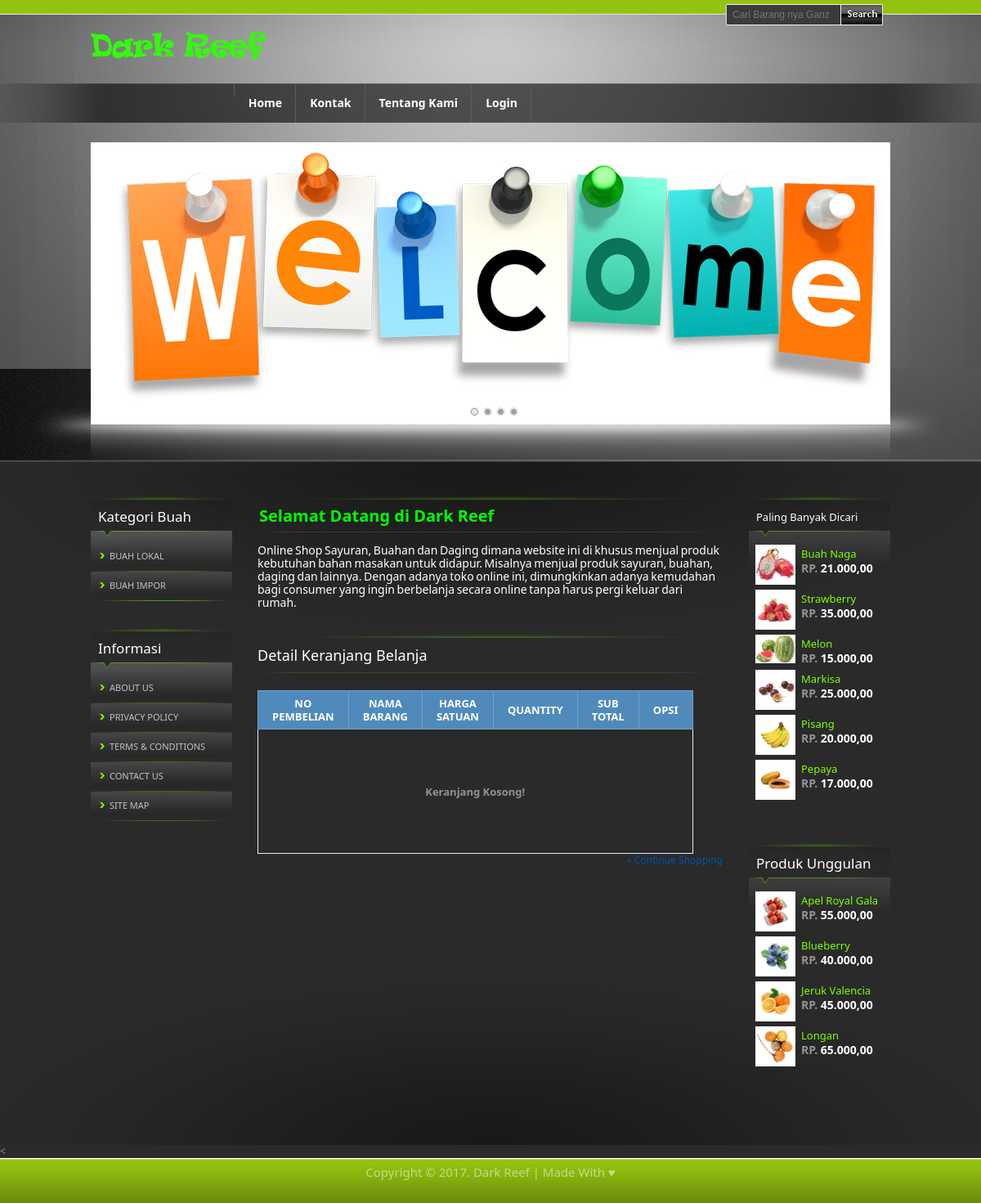
The app's page /detail.php with its own data.
### tables this page shows
CREATE TABLE IF NOT EXISTS `buah` (
  `id` int(11) NOT NULL AUTO_INCREMENT,
  `kategori` int(11) NOT NULL,
  `nama_buah` varchar(100) DEFAULT NULL,
  `deskripsi` text NOT NULL,
  `gambar` varchar(100) NOT NULL,
  `produk_unggulan` varchar(10) NOT NULL,
  `harga` int(100) DEFAULT NULL,
  `status` varchar(10) NOT NULL,
  `stok` int(3) NOT NULL,
  `paling_dicari` varchar(10) NOT NULL,
  PRIMARY KEY (`id`)
);

### detail.php (the view, shortened to what this page needs)
<?php
include "config/koneksi.php";
?>
<!DOCTYPE html PUBLIC "-//W3C//DTD XHTML 1.0 Transitional//EN" "http://www.w3.org/TR/xhtml1/DTD/xhtml1-transitional.dtd">
<html lang="en-US" xmlns="http://www.w3.org/1999/xhtml" dir="ltr">
<head>
	<link rel="stylesheet" href="css/style.css" type="text/css" media="all" />
</head>
<body>
	<div id="wrapper">
		<div id="search">
			<div class="shell">
				<form action="#" method="get" accept-charset="utf-8">
					<div class="container">
						<input type="text" name="cari" class="selectbox" placeholder="Cari Barang nya Ganz..." />
					</div>
					<input class="search-button" type="submit" value="Submit" />
				</form>
			</div>
		</div>
		<div id="header" class="shell">
			<h1 id="logo"><img src="css/images/logos.png" alt="Dark Reef" />&nbsp;</h1>
		</div>
		<div id="navigation">
			<div class="shell">
					<li>
					</li>
					<li><a href="index.php" title="Home">Home</a></li>
					<li><a href="#" title="Account">Kontak</a></li>
					<li><a href="#" title="Contact">Tentang Kami</a></li>
					<?php
					  if (empty($_SESSION[username]))
						echo '<li><a href="login.php">Login</a></li>'; ?>
			</div>
		</div>
		<div id="slider">
			<div class="slider-outer">
				<div class="slider-inner shell">
					<ul class="slider-items">
						<li>
							<img src="css/images/slide-img1.jpg" alt="Slide Image 1" />
							<div class="slide-entry">
							</div>
						</li>
					</ul>
					<div class="slider-controls">
					</div>
				</div>
			</div>
		</div>
		<div id="main">
			<div class="inner">
				<div class="shell">
					<div id="left-sidebar" class="sidebar">
						<ul>
							<li class="widget">
								<h2>Kategori Buah</h2>
								<div class="widget-entry">
									<ul>
										<li><a href="buah-lokal.php" title="Buah Lokal"><span>Buah Lokal</span></a></li>
										<li><a href="buah-lokal.php" title="Buah Impor"><span>Buah Impor</span></a></li>
									</ul>
								</div>
							</li>
							<li class="widget">
								<h2>Informasi</h2>
								<div class="widget-entry">
									<ul>
										<li><a href="#" title="About Us"><span>About Us</span></a></li>
										<li><a href="#" title="Privacy Policy"><span>Privacy Policy</span></a></li>
										<li><a href="#" title="Terms &amp; Conditions"><span>Terms &amp; Conditions</span></a></li>
										<li><a href="#" title="Contact Us"><span>Contact Us</span></a></li>
										<li class="last"><a href="#" title="Site Map"><span>Site Map</span></a></li>
									</ul>
								</div>
							</li>
						</ul>
					</div>
					<div id="content">
						<div class="post">
							<h2><span class="style2">Selamat Datang di Dark Reef</span><span class="title-bottom">&nbsp;</span></h2>
							<p class="style1">Online Shop Sayuran, Buahan dan Daging dimana website ini di khusus menjual produk kebutuhan bahan masakan untuk didapur. Misalnya menjual produk sayuran, buahan, daging dan lainnya. Dengan adanya toko online ini, dimungkinkan adanya kemudahan bagi consumer yang ingin berbelanja secara online tanpa harus pergi keluar dari rumah.</p>
						</div>
						<div id="products">
							<h2><span class="style4">Detail Keranjang Belanja</span><span class="title-bottom">&nbsp;</span></h2>
							<table width="200" height="200" class="demo-table" weight="500">
							<thead>
							  <tr>
								<th><center>No Pembelian</center></th>
								<th><center>Nama Barang</center></th>
								<th><center>Harga Satuan</center></th>
								<th><center>Quantity</center></th>
								<th><center>Sub Total</center></th>
								<th><center>Opsi</center></th>
							  </tr>
							  </thead>
							  <?php
    $total = 0;
            ?>
                         <?php
				if($total == 0){
					echo '<tr><th colspan="7" align="center">Keranjang Kosong!</th></tr></table>';
					echo '<p><div align="right">
						<a href="index.php" class="btn btn-primary btn-lg">&laquo; Continue Shopping</a>
						</div></p>';
				}
				?>
						</div>
					</div>
					<div id="right-sidebar" class="sidebar">
						<ul>
							<li class="widget products-box">
								<h2><font size="-1">Paling Banyak Dicari</font></h2>
								<div class="widget-entry">
									<ul>
										<?php
                    $sql = mysqli_query($koneksi, "SELECT * FROM buah where kategori='2' and id='7'");
					if(mysqli_num_rows($sql) == 0){
						echo "Tidak ada produk!";
					}else{
						while($data = mysqli_fetch_assoc($sql)){
                    		?>
										<li>
											<a href="detailproduk.php?kd=<?php echo $data['id'];?>" title="Buah Naga">
												<img src="css/images/<?php echo $data['gambar']; ?>" />
												<span class="info">
													<span class="title"><?php echo $data['nama_buah']; ?></span>
													<span class="price"><span>Rp. </span><?php echo number_format($data['harga'],2,",",".");?></span>
												</span>
											</a>
										</li>
										<?php
              }
              }
              ?>
			  							<?php
                    $sql = mysqli_query($koneksi, "SELECT * FROM buah where kategori='2' and id='8'");
					if(mysqli_num_rows($sql) == 0){
						echo "Tidak ada produk!";
					}else{
						while($data = mysqli_fetch_assoc($sql)){
                    		?>
										<li>
											<a href="detailproduk.php?kd=<?php echo $data['id'];?>" title="Strawberry">
												<img src="css/images/<?php echo $data['gambar']; ?>" />
												<span class="info">
													<span class="title"><?php echo $data['nama_buah']; ?></span>
													<span class="price"><span>Rp. </span><?php echo number_format($data['harga'],2,",",".");?></span>
												</span>
											</a>
										</li>
										<?php
              }
              }
              ?>
										<?php
                    $sql = mysqli_query($koneksi, "SELECT * FROM buah where kategori='2' and id='9'");
					if(mysqli_num_rows($sql) == 0){
						echo "Tidak ada produk!";
					}else{
						while($data = mysqli_fetch_assoc($sql)){
                    		?>
										<li>
											<a href="detailproduk.php?kd=<?php echo $data['id'];?>" title="Melon">
												<img src="css/images/<?php echo $data['gambar']; ?>" />
												<span class="info">
													<span class="title"><?php echo $data['nama_buah']; ?></span>
													<span class="price"><span>Rp. </span><?php echo number_format($data['harga'],2,",",".");?></span>
												</span>
											</a>
										</li>
										<?php
              }
              }
              ?>
										<?php
                    $sql = mysqli_query($koneksi, "SELECT * FROM buah where kategori='2' and id='10'");
					if(mysqli_num_rows($sql) == 0){
						echo "Tidak ada produk!";
					}else{
						while($data = mysqli_fetch_assoc($sql)){
                    		?>
										<li>
											<a href="detailproduk.php?kd=<?php echo $data['id'];?>" title="Markisa">
												<img src="css/images/<?php echo $data['gambar']; ?>" />
												<span class="info">
													<span class="title"><?php echo $data['nama_buah']; ?></span>
													<span class="price"><span>Rp. </span><?php echo number_format($data['harga'],2,",",".");?></span>
												</span>
											</a>
										</li>
										<?php
              }
              }
              ?>
										<?php
                    $sql = mysqli_query($koneksi, "SELECT * FROM buah where kategori='2' and id='11'");
					if(mysqli_num_rows($sql) == 0){
						echo "Tidak ada produk!";
					}else{
						while($data = mysqli_fetch_assoc($sql)){
                    		?>
										<li>
											<a href="detailproduk.php?kd=<?php echo $data['id'];?>" title="Pisang">
												<img src="css/images/<?php echo $data['gambar']; ?>" />
												<span class="info">
													<span class="title"><?php echo $data['nama_buah']; ?></span>
													<span class="price"><span>Rp. </span><?php echo number_format($data['harga'],2,",",".");?></span>
												</span>
											</a>
										</li>
										<?php
              }
              }
              ?>
										<?php
                    $sql = mysqli_query($koneksi, "SELECT * FROM buah where kategori='2' and id='12'");
					if(mysqli_num_rows($sql) == 0){
						echo "Tidak ada produk!";
					}else{
						while($data = mysqli_fetch_assoc($sql)){
                    		?>
										<li>
											<a href="detailproduk.php?kd=<?php echo $data['id'];?>" title="Pepaya">
												<img src="css/images/<?php echo $data['gambar']; ?>" />
												<span class="info">
													<span class="title"><?php echo $data['nama_buah']; ?></span>
													<span class="price"><span>Rp. </span><?php echo number_format($data['harga'],2,",",".");?></span>
												</span>
											</a>
										</li>
										<?php
              }
              }
              ?>
									</ul>
								</div>
							</li>
							<li class="widget products-box">
								<h2>Produk Unggulan</h2>
								<div class="widget-entry">
									<ul>
									<?php
                    $sql = mysqli_query($koneksi, "SELECT * FROM buah where kategori='3' and id='13'");
					if(mysqli_num_rows($sql) == 0){
						echo "Tidak ada produk!";
					}else{
						while($data = mysqli_fetch_assoc($sql)){
                    		?>
										<li>
											<a href="detailproduk.php?kd=<?php echo $data['id'];?>" title="Apel Royal Gala">
												<img src="css/images/<?php echo $data['gambar']; ?>" />
												<span class="info">
													<span class="title"><?php echo $data['nama_buah']; ?></span>
													<span class="price"><span>Rp. </span><?php echo number_format($data['harga'],2,",",".");?></span>
												</span>
											</a>
										</li>
										<?php
              }
              }
              ?>
										<?php
                    $sql = mysqli_query($koneksi, "SELECT * FROM buah where kategori='3' and id='14'");
					if(mysqli_num_rows($sql) == 0){
						echo "Tidak ada produk!";
					}else{
						while($data = mysqli_fetch_assoc($sql)){
                    		?>
										<li>
											<a href="detailproduk.php?kd=<?php echo $data['id'];?>" title="Blueberry">
												<img src="css/images/<?php echo $data['gambar']; ?>" />
												<span class="info">
													<span class="title"><?php echo $data['nama_buah']; ?></span>
													<span class="price"><span>Rp. </span><?php echo number_format($data['harga'],2,",",".");?></span>
												</span>
											</a>
										</li>
										<?php
              }
              }
              ?>
										<?php
                    $sql = mysqli_query($koneksi, "SELECT * FROM buah where kategori='3' and id='15'");
					if(mysqli_num_rows($sql) == 0){
						echo "Tidak ada produk!";
					}else{
						while($data = mysqli_fetch_assoc($sql)){
                    		?>
										<li>
											<a href="detailproduk.php?kd=<?php echo $data['id'];?>" title="Jeruk Valencia">
												<img src="css/images/<?php echo $data['gambar']; ?>" />
												<span class="info">
													<span class="title"><?php echo $data['nama_buah']; ?></span>
													<span class="price"><span>Rp. </span><?php echo number_format($data['harga'],2,",",".");?></span>
												</span>
											</a>
										</li>
										<?php
              }
              }
              ?>
										<?php
                    $sql = mysqli_query($koneksi, "SELECT * FROM buah where kategori='3' and id='16'");
					if(mysqli_num_rows($sql) == 0){
						echo "Tidak ada produk!";
					}else{
						while($data = mysqli_fetch_assoc($sql)){
                    		?>
										<li>
											<a href="detailproduk.php?kd=<?php echo $data['id'];?>" title="Longan">
												<img src="css/images/<?php echo $data['gambar']; ?>" />
												<span class="info">
													<span class="title"><?php echo $data['nama_buah']; ?></span>
													<span class="price"><span>Rp. </span><?php echo number_format($data['harga'],2,",",".");?></span>
												</span>
											</a>
										</li>
										<?php
              }
              }
              ?>
									</ul>
								</div>
							</li>
						</ul>
					</div>
				</div>
			</div>
		</div>
		<
	  <div id="footer">
	    <div align="center" class="style5">Copyright &copy; 2017. Dark Reef | Made With ♥</div>
	  </div>
	</div>
</body>
</html>

### detail.php (style rules this page uses)
.style2 { color: #00FF00; font-size: 20px; }
.style4 { color: #FFFFFF }
body { font-family: "Lucida Sans Unicode", "Lucida Grande", "Segoe Ui"; }
.demo-table { border-collapse: collapse; font-size: 13px; }
.demo-table th, .demo-table td { border: 1px solid #e1edff; padding: 7px 17px; }
.demo-table thead th { background-color: #508abb; color: #FFFFFF; border-color: #6ea1cc !important; text-transform: uppercase; }
.style5 { font-size: 15px }

### records on screen
buah: gambar (picture), nama_buah "Buah Naga", harga "21.000,00"
buah: gambar (picture), nama_buah "Strawberry", harga "35.000,00"
buah: gambar (picture), nama_buah "Melon", harga "15.000,00"
buah: gambar (picture), nama_buah "Markisa", harga "25.000,00"
buah: gambar (picture), nama_buah "Pisang", harga "20.000,00"
buah: gambar (picture), nama_buah "Pepaya", harga "17.000,00"
buah: gambar (picture), nama_buah "Apel Royal Gala", harga "55.000,00"
buah: gambar (picture), nama_buah "Blueberry", harga "40.000,00"
buah: gambar (picture), nama_buah "Jeruk Valencia", harga "45.000,00"
buah: gambar (picture), nama_buah "Longan", harga "65.000,00"
